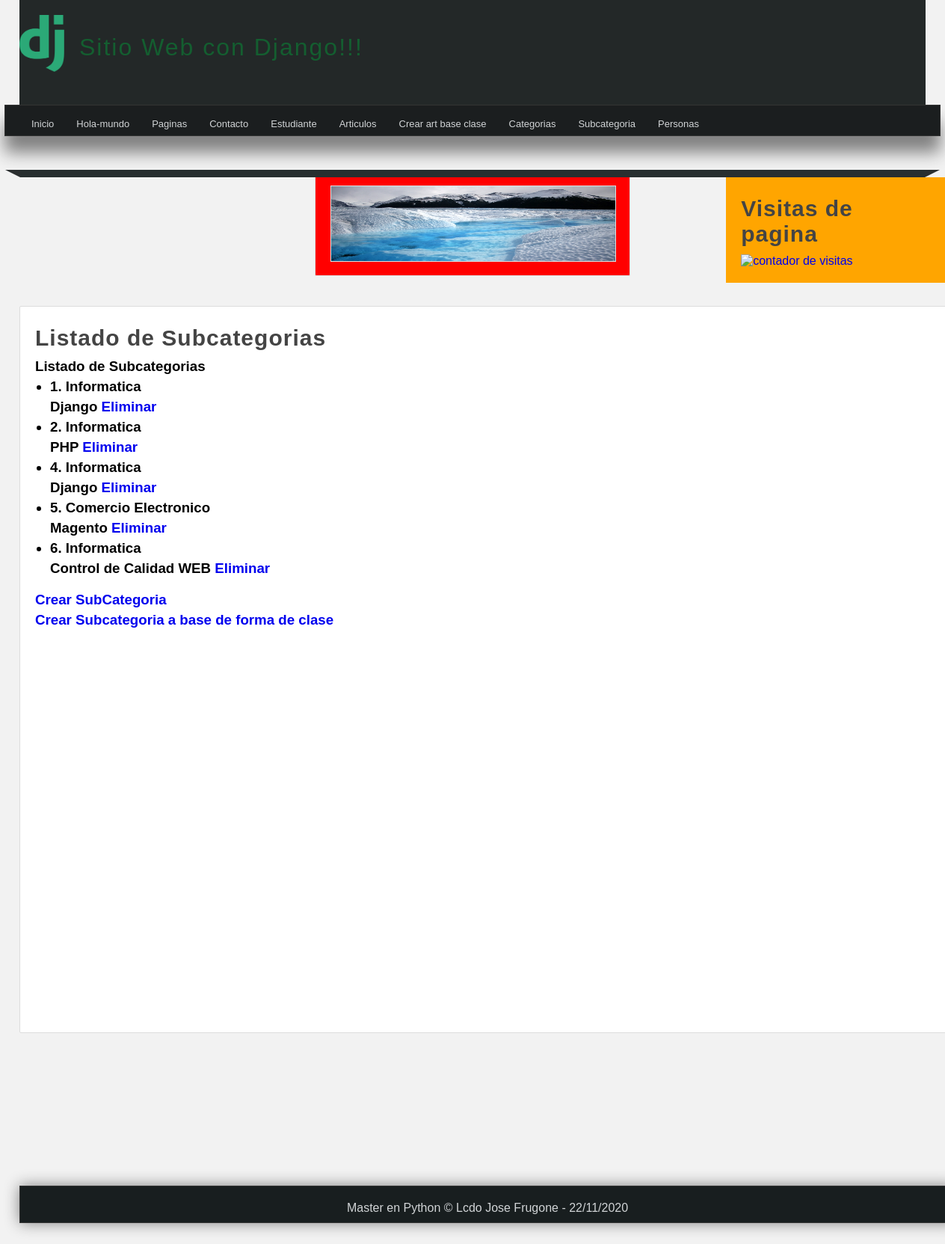
Before: /subcategorias/ with the older database file.
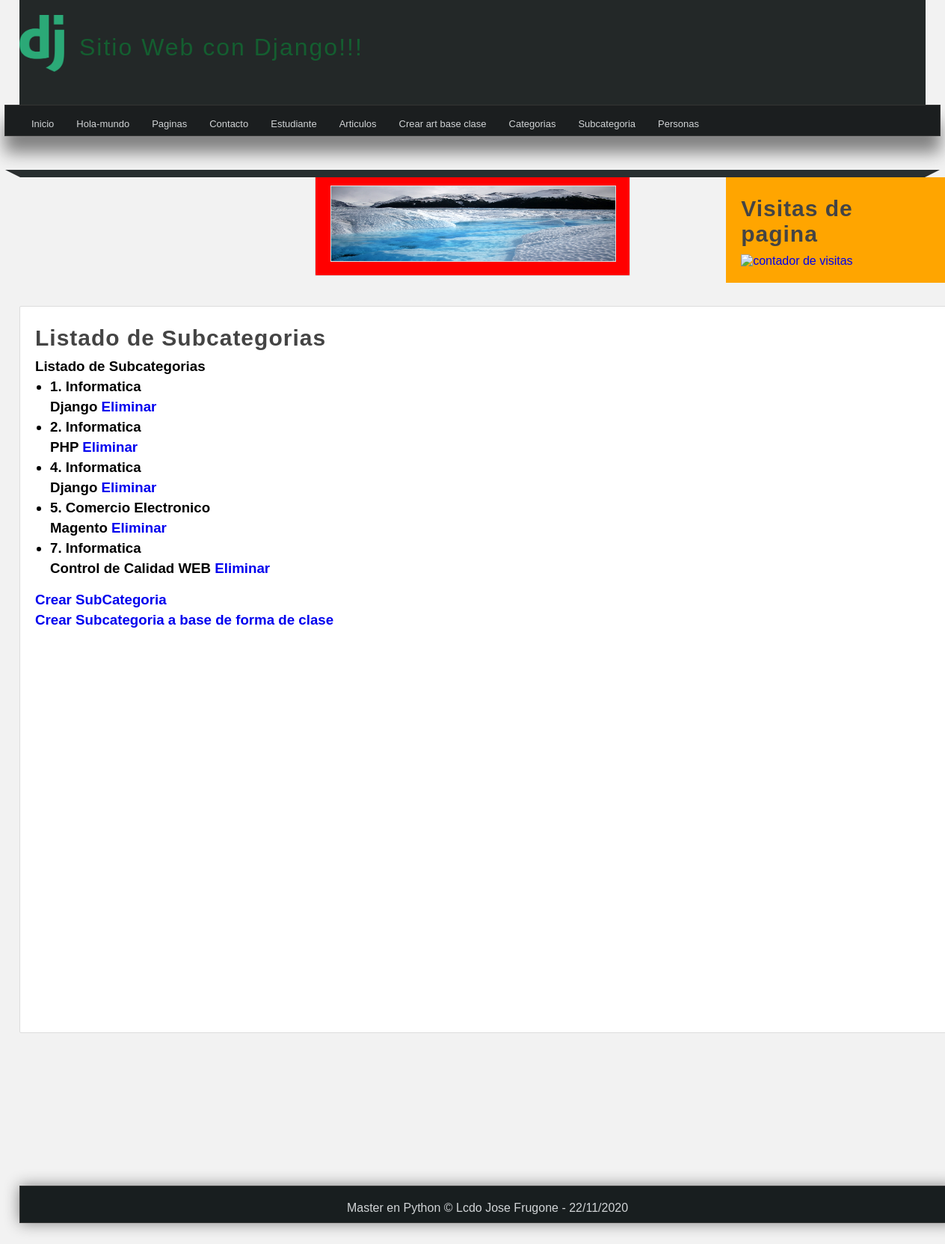
After: the same page with the newer database file.
### miapp/models.py (models this page shows)
class SubCategory(models.Model):
    name = models.CharField(max_length=250,default='Informatica',null=False)
    description = models.CharField(max_length=200,default='Desarrollo Web con Django',null=False)
    created_at = models.DateTimeField(auto_now_add=True)
    updated_at = models.DateTimeField(auto_now=True)

### miapp/views.py (the view)
# urls.py: path('subcategorias/', views.subcategori_gen, name="lista_gen_subcate"),
def subcategori_gen(request):
    subcategorias = SubCategory.objects.all()
    return render(request, 'subcategoria.html',{
        'subcategorias':subcategorias
    })

### miapp/templates/subcategoria.html (shortened to what this page needs)
{% extends 'layout.html' %}
{% block content %}
<h1 class="title">Listado de Subcategorias</h1>
   {% if mensaje1 and mensaje %}
      <h3>{{mensaje1}}</h3>
      <br/>
      <h4>{{mensaje}}</h4>
   {% else %}
      {% if subcategorias %}
            <h3><p>Listado de Subcategorias</p><h3>
            <ul>
               {% for subcategori in subcategorias %}
                  <li>
                     <h4>{{subcategori.id}}. {{subcategori.name}}</h4>
                     <p>
                        {{subcategori.description}}
                        <a href="{% url 'borrar_subcateri' id=subcategori.id %}">Eliminar</a>
                     </p>
                  </li>
               {% endfor %}
            </ul>
            <p>
                <a href="{% url 'create_subcategoria' %}">Crear SubCategoria</a>
            </p>
            <p>
                <a href="{% url 'create_full_subcate' %}">Crear Subcategoria a base de forma de clase</a>
            </p>
      {% endif %}
   {% endif %}
<br/>
{% endblock %}

Changed rows visible on the page:
removed SubCategory: id "6", name "Informatica", description "Control de Calidad WEB"
added SubCategory: id "7", name "Informatica", description "Control de Calidad WEB"
